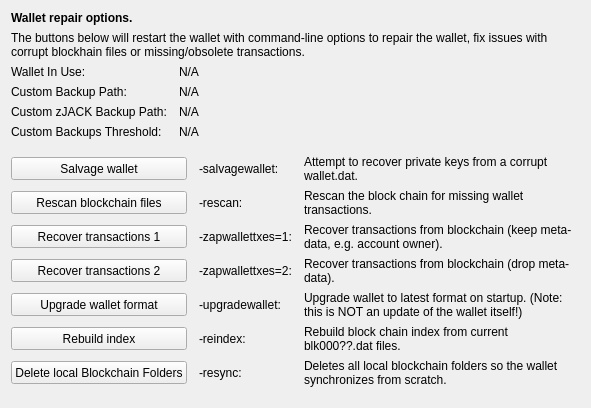
     <widget class="QWidget" name="tab_repair">
      <attribute name="title">
       <string>&amp;Wallet Repair</string>
      </attribute>
      <layout class="QGridLayout" name="gridLayout_4" columnstretch="0,0,0,0">
       <property name="horizontalSpacing">
        <number>12</number>
       </property>
       <item row="0" column="0" colspan="4">
        <widget class="QLabel" name="label_repair_header">
         <property name="font">
          <font>
           <weight>75</weight>
           <bold>true</bold>
          </font>
         </property>
         <property name="text">
          <string>Wallet repair options.</string>
         </property>
        </widget>
       </item>
       <item row="1" column="0" colspan="4">
        <widget class="QLabel" name="label_repair_helptext">
         <property name="font">
          <font>
           <weight>50</weight>
           <bold>false</bold>
          </font>
         </property>
         <property name="text">
          <string>The buttons below will restart the wallet with command-line options to repair the wallet, fix issues with corrupt blockhain files or missing/obsolete transactions.</string>
         </property>
         <property name="wordWrap">
          <bool>true</bool>
         </property>
        </widget>
       </item>
       <item row="2" column="0">
        <widget class="QLabel" name="wallet_path_label">
         <property name="text">
          <string>Wallet In Use:</string>
         </property>
        </widget>
       </item>
       <item row="2" column="1" colspan="3">
        <widget class="QLabel" name="wallet_path">
         <property name="cursor">
          <cursorShape>IBeamCursor</cursorShape>
         </property>
         <property name="text">
          <string>N/A</string>
         </property>
         <property name="textFormat">
          <enum>Qt::PlainText</enum>
         </property>
         <property name="textInteractionFlags">
          <set>Qt::LinksAccessibleByMouse|Qt::TextSelectableByKeyboard|Qt::TextSelectableByMouse</set>
         </property>
        </widget>
       </item>
       <item row="3" column="0">
        <widget class="QLabel" name="wallet_custombackuppath_label">
         <property name="text">
          <string>Custom Backup Path:</string>
         </property>
         <property name="visible">
          <bool>false</bool>
         </property>
        </widget>
       </item>
       <item row="3" column="1" colspan="3">
        <widget class="QLabel" name="wallet_custombackuppath">
         <property name="cursor">
          <cursorShape>IBeamCursor</cursorShape>
         </property>
         <property name="text">
          <string>N/A</string>
         </property>
         <property name="textFormat">
          <enum>Qt::PlainText</enum>
         </property>
         <property name="textInteractionFlags">
          <set>Qt::LinksAccessibleByMouse|Qt::TextSelectableByKeyboard|Qt::TextSelectableByMouse</set>
         </property>
         <property name="visible">
          <bool>false</bool>
         </property>
        </widget>
       </item>
       <item row="4" column="0">
        <widget class="QLabel" name="wallet_customzjackbackuppath_label">
         <property name="text">
          <string>Custom zJACK Backup Path:</string>
         </property>
         <property name="visible">
          <bool>false</bool>
         </property>
        </widget>
       </item>
       <item row="4" column="1" colspan="3">
        <widget class="QLabel" name="wallet_customzjackbackuppath">
         <property name="cursor">
          <cursorShape>IBeamCursor</cursorShape>
         </property>
         <property name="text">
          <string>N/A</string>
         </property>
         <property name="textFormat">
          <enum>Qt::PlainText</enum>
         </property>
         <property name="textInteractionFlags">
          <set>Qt::LinksAccessibleByMouse|Qt::TextSelectableByKeyboard|Qt::TextSelectableByMouse</set>
         </property>
         <property name="visible">
          <bool>false</bool>
         </property>
        </widget>
       </item>
       <item row="5" column="0">
        <widget class="QLabel" name="wallet_custombackupthreshold_label">
         <property name="text">
          <string>Custom Backups Threshold:</string>
         </property>
         <property name="visible">
          <bool>false</bool>
         </property>
        </widget>
       </item>
       <item row="5" column="1" colspan="3">
        <widget class="QLabel" name="wallet_custombackupthreshold">
         <property name="cursor">
          <cursorShape>IBeamCursor</cursorShape>
         </property>
         <property name="text">
          <string>N/A</string>
         </property>
         <property name="textFormat">
          <enum>Qt::PlainText</enum>
         </property>
         <property name="textInteractionFlags">
          <set>Qt::LinksAccessibleByMouse|Qt::TextSelectableByKeyboard|Qt::TextSelectableByMouse</set>
         </property>
         <property name="visible">
          <bool>false</bool>
         </property>
        </widget>
       </item>
       <item row="6" column="0">
        <spacer name="verticalSpacer_repair1">
         <property name="orientation">
          <enum>Qt::Vertical</enum>
         </property>
         <property name="sizeHint" stdset="0">
          <size>
           <width>10</width>
           <height>10</height>
          </size>
         </property>
        </spacer>
       </item>
       <item row="7" column="0" colspan="2">
        <widget class="QPushButton" name="btn_salvagewallet">
         <property name="minimumSize">
          <size>
           <width>100</width>
           <height>23</height>
          </size>
         </property>
         <property name="text">
          <string>Salvage wallet</string>
         </property>
        </widget>
       </item>
       <item row="7" column="2">
        <widget class="QLabel" name="label_repair_salvage_command">
         <property name="text">
          <string notr="true">-salvagewallet:</string>
         </property>
        </widget>
       </item>
       <item row="7" column="3">
        <widget class="QLabel" name="label_repair_salvage">
         <property name="text">
          <string>Attempt to recover private keys from a corrupt wallet.dat.</string>
         </property>
         <property name="wordWrap">
          <bool>true</bool>
         </property>
        </widget>
       </item>
       <item row="8" column="0" colspan="2">
        <widget class="QPushButton" name="btn_rescan">
         <property name="minimumSize">
          <size>
           <width>100</width>
           <height>23</height>
          </size>
         </property>
         <property name="text">
          <string>Rescan blockchain files</string>
         </property>
        </widget>
       </item>
       <item row="8" column="2">
        <widget class="QLabel" name="label_repair_rescan_command">
         <property name="text">
          <string notr="true">-rescan:</string>
         </property>
        </widget>
       </item>
       <item row="8" column="3">
        <widget class="QLabel" name="label_repair_rescan">
         <property name="text">
          <string>Rescan the block chain for missing wallet transactions.</string>
         </property>
         <property name="wordWrap">
          <bool>true</bool>
         </property>
        </widget>
       </item>
       <item row="9" column="0" colspan="2">
        <widget class="QPushButton" name="btn_zapwallettxes1">
         <property name="minimumSize">
          <size>
           <width>100</width>
           <height>23</height>
          </size>
         </property>
         <property name="text">
          <string>Recover transactions 1</string>
         </property>
        </widget>
       </item>
       <item row="9" column="2">
        <widget class="QLabel" name="label_repair_zap1_command">
         <property name="text">
          <string notr="true">-zapwallettxes=1:</string>
         </property>
        </widget>
       </item>
       <item row="9" column="3">
        <widget class="QLabel" name="label_repair_zap1">
         <property name="text">
          <string>Recover transactions from blockchain (keep meta-data, e.g. account owner).</string>
         </property>
         <property name="wordWrap">
          <bool>true</bool>
         </property>
        </widget>
       </item>
       <item row="10" column="0" colspan="2">
        <widget class="QPushButton" name="btn_zapwallettxes2">
         <property name="minimumSize">
          <size>
           <width>100</width>
           <height>23</height>
          </size>
         </property>
         <property name="text">
          <string>Recover transactions 2</string>
         </property>
        </widget>
       </item>
       <item row="10" column="2">
        <widget class="QLabel" name="label_repair_zap2_command">
         <property name="text">
          <string notr="true">-zapwallettxes=2:</string>
         </property>
        </widget>
       </item>
       <item row="10" column="3">
        <widget class="QLabel" name="label_repair_zap2">
         <property name="text">
          <string>Recover transactions from blockchain (drop meta-data).</string>
         </property>
         <property name="wordWrap">
          <bool>true</bool>
         </property>
        </widget>
       </item>
       <item row="11" column="0" colspan="2">
        <widget class="QPushButton" name="btn_upgradewallet">
         <property name="minimumSize">
          <size>
           <width>100</width>
           <height>23</height>
          </size>
         </property>
         <property name="text">
          <string>Upgrade wallet format</string>
         </property>
        </widget>
       </item>
       <item row="11" column="2">
        <widget class="QLabel" name="label_repair_upgrade_command">
         <property name="text">
          <string notr="true">-upgradewallet:</string>
         </property>
        </widget>
       </item>
       <item row="11" column="3">
        <widget class="QLabel" name="label_repair_upgrade">
         <property name="text">
          <string>Upgrade wallet to latest format on startup. (Note: this is NOT an update of the wallet itself!)</string>
         </property>
         <property name="wordWrap">
          <bool>true</bool>
         </property>
        </widget>
       </item>
       <item row="12" column="0" colspan="2">
        <widget class="QPushButton" name="btn_reindex">
         <property name="minimumSize">
          <size>
           <width>100</width>
           <height>23</height>
          </size>
         </property>
         <property name="text">
          <string>Rebuild index</string>
         </property>
        </widget>
       </item>
       <item row="12" column="2">
        <widget class="QLabel" name="label_repair_reindex_command">
         <property name="text">
          <string notr="true">-reindex:</string>
         </property>
        </widget>
       </item>
       <item row="12" column="3">
        <widget class="QLabel" name="label_repair_reindex">
         <property name="text">
          <string>Rebuild block chain index from current blk000??.dat files.</string>
         </property>
         <property name="wordWrap">
          <bool>true</bool>
         </property>
        </widget>
       </item>
       <item row="13" column="0" colspan="2">
        <widget class="QPushButton" name="btn_resync">
         <property name="minimumSize">
          <size>
           <width>100</width>
           <height>23</height>
          </size>
         </property>
         <property name="text">
          <string>Delete local Blockchain Folders</string>
         </property>
        </widget>
       </item>
       <item row="13" column="2">
        <widget class="QLabel" name="label_repair_resync_command">
         <property name="text">
          <string>-resync:</string>
         </property>
        </widget>
       </item>
       <item row="13" column="3">
        <widget class="QLabel" name="label_repair_resync">
         <property name="text">
          <string>Deletes all local blockchain folders so the wallet synchronizes from scratch.</string>
         </property>
         <property name="wordWrap">
          <bool>true</bool>
         </property>
        </widget>
       </item>
       <item row="14" column="0">
        <spacer name="verticalSpacer_repair2">
         <property name="orientation">
          <enum>Qt::Vertical</enum>
         </property>
         <property name="sizeHint" stdset="0">
          <size>
           <width>20</width>
           <height>10</height>
          </size>
         </property>
        </spacer>
       </item>
      </layout>
     </widget>
